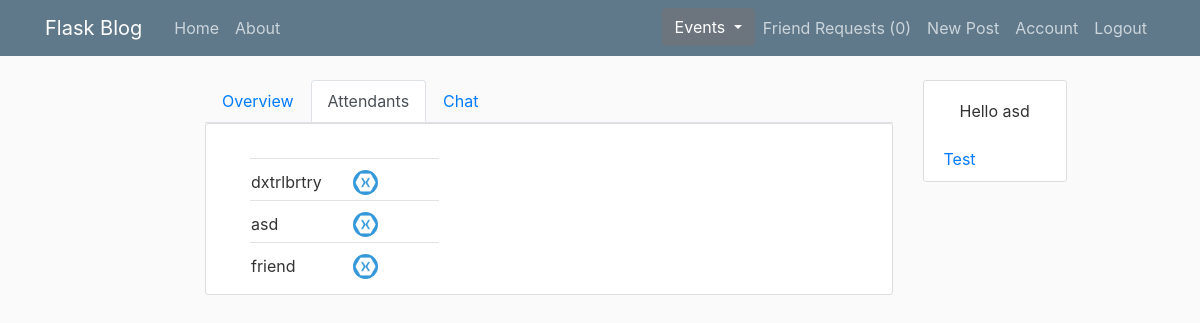
The page /events/1/attendants (signed in) on the database its author committed.
### flaskwebapp/models.py (models this page shows, shortened)
class User(db.Model, UserMixin):
    id = db.Column(db.Integer, primary_key=True)
    username = db.Column(db.String(20), unique=True, nullable=False)
    email = db.Column(db.String(120), unique=True, nullable=False)
    image_file = db.Column(db.String(20), nullable=False, default='default.jpg')
    password = db.Column(db.String(60), nullable=False)
    access = db.Column(db.String(10), nullable=False, default='user')
    posts = db.relationship('Post', backref='author', lazy='dynamic')
    comments = db.relationship('Comment', backref='author', lazy='dynamic')
    likes = db.relationship('Post', secondary=likes, backref='liked_by', lazy='dynamic')
    hosted_events = db.relationship('Event', backref='host', lazy='dynamic')
    attended_events = db.relationship('Event', secondary=event_attendants, lazy='subquery', backref=db.backref('attendants', lazy=True))
    invites = db.relationship('Event', secondary=event_invites, lazy='subquery', backref=db.backref('invites_sent', lazy=True))
    requests = db.relationship('User', secondary=friend_requests,
                               primaryjoin=(friend_requests.c.user_id == id),
                               secondaryjoin=(friend_requests.c.friend_id == id),
                               backref='request_of',
                               lazy='dynamic')
    friends = db.relationship('User',
                              secondary=friend,
                              primaryjoin=(friend.c.user_id == id),
                              secondaryjoin=(friend.c.friend_id == id),
                              backref='friend_of',
                              lazy='dynamic')

### flaskwebapp/events/routes.py (the view)
@events.route('/events/<int:event_id>/', methods=['GET'])
@events.route('/events/<int:event_id>/<string:view>', methods=['GET'])
@login_required
def event_view(event_id, view='overview'):
    event = Event.query.get_or_404(event_id)
    return render_template('events/'+view+'.html', event=event, view=view)

### flaskwebapp/models.py (called while the page is built)
@login_manager.user_loader
def load_user(user_id):
    return User.query.get(int(user_id))

### flaskwebapp/templates/events/attendants.html (shortened to what this page needs)
{% extends 'events/event_view.html' %}
{% block tab %}
<table>
  {% for attendant in event.attendants %}
    <tr class="attendant{{ attendant.id }}">
      <td>{{ attendant.username }}</td>
      <td><img class="rounded-circle" src="{{ url_for('static', filename='profile_pics/' + attendant.image_file) }}"
               height="25" width="25"></td>
      <td>
      </td>
    </tr>
  {% endfor %}
</table>
{% endblock tab %}

### flaskwebapp/templates/layout.html (shortened to what this page needs)
<!DOCTYPE html>
<html lang="en">
<head>
    <link rel="stylesheet" type="text/css" href="{{ url_for('static', filename='bootstrap.css') }}">
    <link rel="stylesheet" type="text/css" href="{{ url_for('static', filename='main.css') }}">
</head>
<body>
<header class="site-header">
    <nav class="navbar navbar-expand-md navbar-dark bg-steel fixed-top">
        <div class="container">
            <a class="navbar-brand mr-4" href="/">Flask Blog</a>
            <div class="collapse navbar-collapse" id="navbarToggle">
                <div class="navbar-nav mr-auto">
                    {% if current_user.is_authenticated %}
                    <a class="nav-item nav-link" href="{{ url_for('main.home') }}">Home</a>
                    <a class="nav-item nav-link" href="{{ url_for('main.about') }}">About</a>
                    {% endif %}
                </div>
                <div class="navbar-nav">
                    {% if current_user.is_authenticated %}
                    <div class="dropdown">
                        <button class="btn btn-secondary dropdown-toggle" type="button" id="eventMenuButton"
                                data-toggle="dropdown" aria-haspopup="true" aria-expanded="false">
                            Events
                        </button>
                    </div>
                    <a class="nav-item nav-link" href="{{ url_for('users.requests') }}">Friend Requests ({{
                        current_user.requests.count() }})</a>
                    <a class="nav-item nav-link" href="{{ url_for('posts.new_post') }}">New Post</a>
                    <a class="nav-item nav-link" href="{{ url_for('users.account') }}">Account</a>
                    <a class="nav-item nav-link" href="{{ url_for('users.logout') }}">Logout</a>
                    {% else %}
                    <a class="nav-item nav-link" href="{{ url_for('users.login') }}">Login</a>
                    <a class="nav-item nav-link" href="{{ url_for('users.register') }}">Register</a>
                    {% endif %}
                </div>
            </div>
        </div>
    </nav>
</header>
<main role="main">
    <div class="row">
        <div class="col-md-2"></div>
        <div class="col-md-7 main-content">
            {% block content %}
            {% endblock content %}
        </div>
        <div class="col-md-3">
            <div class="content-section right-panel">
                {% if current_user.is_authenticated %}
                <p class="nav-item nav-link">Hello {{ current_user.username }}</p>
                {% endif %}
                <a class="mt-20" href="{{ url_for('main.test') }}">Test</a>
            </div>
        </div>
    </div>
</main>
</body>
</html>

### flaskwebapp/static/main.css (style rules this page uses)
body { background: #fafafa; color: #333333; margin-top: 5rem; }
tr { border-top: 1px solid #e3e3e3; }
td { padding-top: 10px; padding-bottom: 5px; padding-right: 30px; }
.right-panel { position: fixed; z-index: 1; overflow-x: hidden; padding-top: 20px; }
.bg-steel { background-color: #5f788a; }
.site-header .navbar-nav .nav-link { color: #cbd5db; }
.content-section { background: #ffffff; padding: 10px 20px; border: 1px solid #dddddd; border-radius: 3px; margin-bottom: 20px; }

### rows shown on the page
User: username "dxtrlbrtry", image_file (placeholder picture)
User: username "asd", image_file (placeholder picture)
User: username "friend", image_file (placeholder picture)

### other values the page prints
{{ current_user.requests.count() }} "0"
